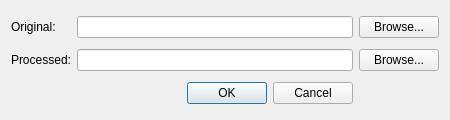
<?xml version="1.0" encoding="UTF-8"?>
<ui version="4.0">
 <class>OpenForCompareDialog</class>
 <widget class="QDialog" name="OpenForCompareDialog">
  <property name="windowModality">
   <enum>Qt::WindowModal</enum>
  </property>
  <property name="geometry">
   <rect>
    <x>0</x>
    <y>0</y>
    <width>450</width>
    <height>120</height>
   </rect>
  </property>
  <property name="minimumSize">
   <size>
    <width>400</width>
    <height>80</height>
   </size>
  </property>
  <property name="maximumSize">
   <size>
    <width>450</width>
    <height>120</height>
   </size>
  </property>
  <property name="windowTitle">
   <string>Select image files</string>
  </property>
  <layout class="QGridLayout" name="gridLayout">
   <item row="0" column="0">
    <widget class="QLabel" name="originalLabel">
     <property name="text">
      <string>Original:</string>
     </property>
    </widget>
   </item>
   <item row="0" column="1">
    <widget class="QLineEdit" name="originalPath"/>
   </item>
   <item row="0" column="2">
    <widget class="QPushButton" name="browseOriginalPath">
     <property name="text">
      <string>Browse...</string>
     </property>
    </widget>
   </item>
   <item row="1" column="0">
    <widget class="QLabel" name="processedLabel">
     <property name="text">
      <string>Processed:</string>
     </property>
    </widget>
   </item>
   <item row="1" column="1">
    <widget class="QLineEdit" name="processedPath"/>
   </item>
   <item row="1" column="2">
    <widget class="QPushButton" name="browseProcessedPath">
     <property name="text">
      <string>Browse...</string>
     </property>
    </widget>
   </item>
   <item row="2" column="1">
    <widget class="QDialogButtonBox" name="buttonBox">
     <property name="standardButtons">
      <set>QDialogButtonBox::Cancel|QDialogButtonBox::Ok</set>
     </property>
    </widget>
   </item>
  </layout>
 </widget>
 <resources/>
 <connections/>
</ui>
